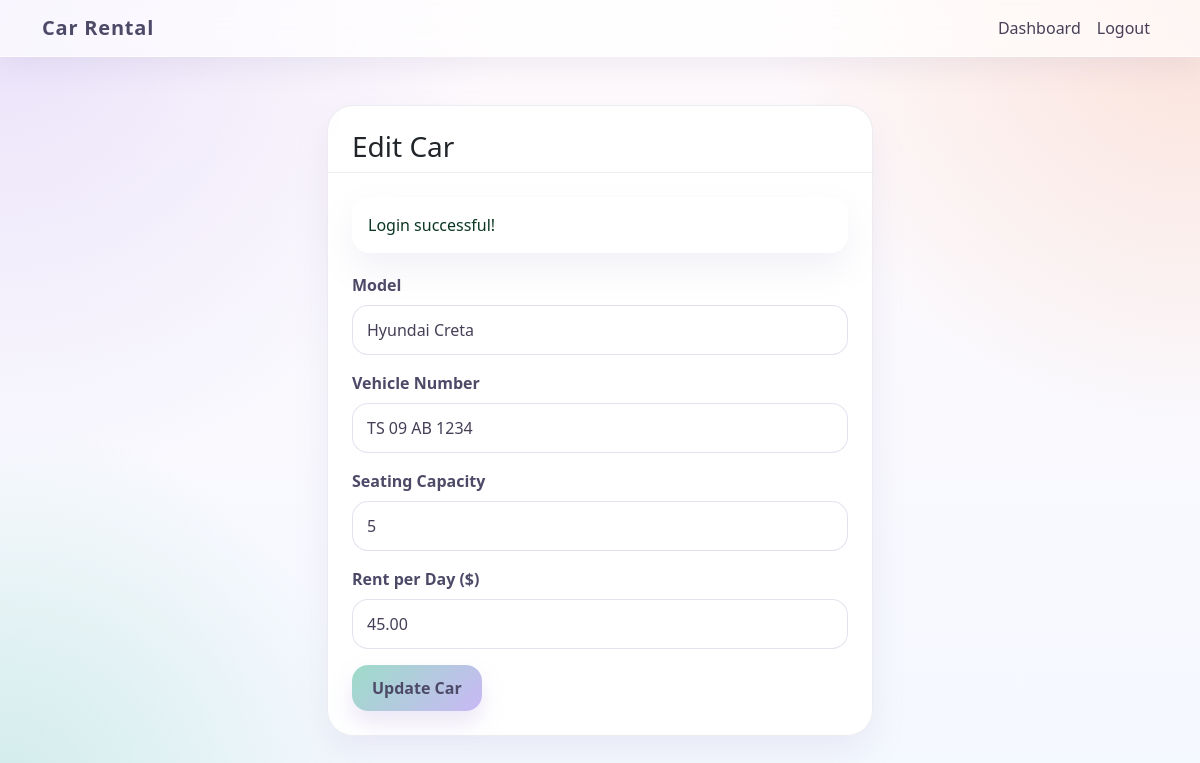
The app's page /pages/edit_car.php?id=1 (signed in) with its own data.
### tables this page shows
CREATE TABLE cars (
    id INT AUTO_INCREMENT PRIMARY KEY,
    agency_id INT NOT NULL,
    model VARCHAR(255) NOT NULL,
    vehicle_number VARCHAR(255) UNIQUE NOT NULL,
    seating_capacity INT NOT NULL,
    rent_per_day DECIMAL(10,2) NOT NULL,
    FOREIGN KEY (agency_id) REFERENCES users(id) ON DELETE CASCADE
);

### includes/functions.php (called while the page is built, shortened)
<?php
function get_flash_message() {
    if (isset($_SESSION['flash_message'])) {
        $message = $_SESSION['flash_message'];
        $type = $_SESSION['flash_type'] ?? 'success';
        return ['message' => $message, 'type' => $type];
    }
    return null;
}
?>

### pages/edit_car.php (the view, shortened to what this page needs)
<?php
include '../includes/functions.php';
include '../db.php';
$message = get_flash_message();
$car_id = $_GET['id'] ?? null;
$stmt = $pdo->prepare("SELECT * FROM cars WHERE id = ? AND agency_id = ?");
$stmt->execute([$car_id, get_user_id()]);
$car = $stmt->fetch(PDO::FETCH_ASSOC);
?>
<!DOCTYPE html>
<html lang="en">
<head>
    <link href="https://cdn.jsdelivr.net/npm/bootstrap@5.3.0/dist/css/bootstrap.min.css" rel="stylesheet">
    <link rel="stylesheet" href="../css/style.css?v=20260318-1">
</head>
<body>
    <nav class="navbar navbar-expand-lg navbar-dark bg-dark">
        <div class="container">
            <a class="navbar-brand" href="view_cars.php">Car Rental</a>
            <div class="navbar-nav ms-auto">
                <a class="nav-link" href="dashboard.php">Dashboard</a>
                <a class="nav-link" href="logout.php">Logout</a>
            </div>
        </div>
    </nav>
    <div class="container mt-5">
        <div class="row justify-content-center">
            <div class="col-md-6">
                <div class="card">
                    <div class="card-header">
                        <h3>Edit Car</h3>
                    </div>
                    <div class="card-body">
                        <?php if ($message): ?>
                            <div class="alert alert-<?php echo $message['type']; ?>">
                                <?php echo $message['message']; ?>
                            </div>
                        <?php endif; ?>
                        <form method="POST">
                            <div class="form-group">
                                <label for="model">Model</label>
                                <input type="text" class="form-control" id="model" name="model" value="<?php echo $car['model']; ?>" required>
                            </div>
                            <div class="form-group">
                                <label for="vehicle_number">Vehicle Number</label>
                                <input type="text" class="form-control" id="vehicle_number" name="vehicle_number" value="<?php echo $car['vehicle_number']; ?>" required>
                            </div>
                            <div class="form-group">
                                <label for="seating_capacity">Seating Capacity</label>
                                <input type="number" class="form-control" id="seating_capacity" name="seating_capacity" value="<?php echo $car['seating_capacity']; ?>" min="1" required>
                            </div>
                            <div class="form-group">
                                <label for="rent_per_day">Rent per Day ($)</label>
                                <input type="number" class="form-control" id="rent_per_day" name="rent_per_day" value="<?php echo $car['rent_per_day']; ?>" step="0.01" min="0" required>
                            </div>
                            <button type="submit" class="btn btn-primary">Update Car</button>
                        </form>
                    </div>
                </div>
            </div>
        </div>
    </div>
</body>
</html>

### css/style.css (style rules this page uses)
:root { --brand-ink: #4d4a68; --brand-mint: #96d8c8; --brand-peach: #f7c9b6; --brand-lavender: #d9cef8; --brand-butter: #f9e7a8; --brand-rose: #f5d6df; --text-dark: #463f57; --text-soft: #7a748f; --line-soft: rgba(109, 104, 140, 0.12); --surface: rgba(255, 255, 255, 0.8); --surface-strong: rgba(255, 255, 255, 0.92); --shadow-soft: 0 22px 48px rgba(147, 130, 180, 0.18); --shadow-card: 0 16px 34px rgba(147, 130, 180, 0.12); }
body { font-family: "Segoe UI", Tahoma, Geneva, Verdana, sans-serif; background: radial-gradient(circle at top left, rgba(217, 206, 248, 0.55), transparent 34%), radial-gradient(circle at top right, rgba(247, 201, 182, 0.5), transparent 30%), radial-gradient(circle at bottom left, rgba(150, 216, 200, 0.38), transparent 26%), linear-gradient(180deg, #fffafc 0%, #f4f8ff 100%); color: var(--text-dark); min-height: 100vh; }
a { text-decoration: none; }
.navbar.navbar-dark.bg-dark { background: rgba(255, 255, 255, 0.68) !important; backdrop-filter: blur(14px); box-shadow: 0 10px 28px rgba(150, 140, 182, 0.14); border-bottom: 1px solid rgba(255, 255, 255, 0.55); }
.navbar-brand { font-weight: 700; letter-spacing: 0.04em; color: var(--brand-ink) !important; }
.nav-link, .navbar-text { color: var(--text-dark) !important; }
.card, .surface-card { border: 1px solid var(--line-soft); border-radius: 26px; background: var(--surface-strong); backdrop-filter: blur(10px); box-shadow: var(--shadow-card); }
.card { margin-bottom: 20px; }
.card-header { background: transparent; border-bottom: 1px solid var(--line-soft); padding: 24px 24px 0; }
.card-body { padding: 24px; }
.form-group { margin-bottom: 16px; }
.form-label, label { font-weight: 600; color: var(--brand-ink); margin-bottom: 8px; }
.form-control, .form-select { border-radius: 16px; padding: 12px 14px; border: 1px solid rgba(176, 168, 206, 0.34); background-color: rgba(255, 255, 255, 0.88); color: var(--text-dark); }
.btn { border-radius: 16px; padding: 11px 20px; font-weight: 600; }
.btn-primary { background: linear-gradient(135deg, #9ddcc9, #c9b8f5); border: none; color: var(--brand-ink); box-shadow: 0 12px 22px rgba(181, 162, 219, 0.26); }
.alert { margin-bottom: 20px; border: none; border-radius: 18px; box-shadow: var(--shadow-card); background: rgba(255, 255, 255, 0.82); }

### records on screen
cars: model "Hyundai Creta", vehicle_number "TS 09 AB 1234", seating_capacity "5", rent_per_day "45.00"

### other values on screen
$message['message'] "Login successful!"
